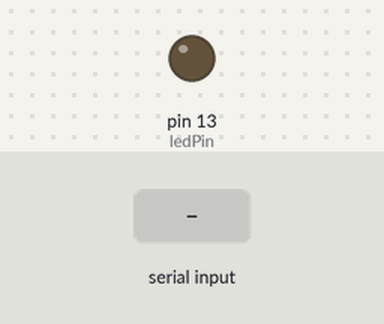
The sketch below on a simulated Arduino Uno, built with avr-gcc and run on an emulated ATmega328P. Shown: output pins drawn as LEDs (lit = HIGH). The test bench sets the inputs (shaded band).

Above: at 1.2 s.
1.3 s: "90,45\n" received over Serial
At 1.9 s:
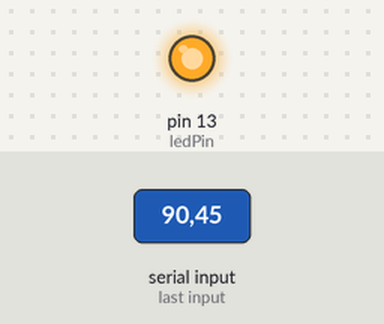
Timing chart, 0 to 4.3 s (numbered marks = the images above; inputs shaded):
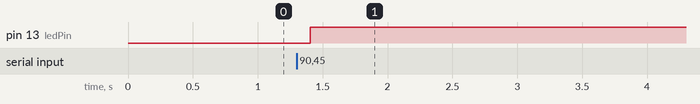

Measured:
- after the input at 1.3 s, pin 13 (ledPin): LOW → HIGH after 0.11 s

The sketch:

PruebaSerial_1.ino
```cpp
int ledPin=13;
void setup() {
  //Iniciamos comunicación con el puerto serie
  pinMode(ledPin,OUTPUT);
  Serial.begin(9600);
  Serial.setTimeout(100);
}

void loop() {
  /*
   * Evaluamos el momento en el cual recibimos un caracter
   * a través del puerto serie
   */
  if (Serial.available() > 0) {
    //Se transforma la lectura a un número entero
    int num = Serial.readString().toInt();
    //Se imprime el número que se recibe
    if(num>0)

      digitalWrite(ledPin,HIGH);

    else if(num<=0)

      digitalWrite(ledPin,LOW);


    //Serial.print("Numero recibido: ");
    //Serial.println(num);
    //Se calcula la raíz cuadrada del número recibido
    //num = sqrt(num);
    //Se imprime el resultado
    //Serial.print("Raiz cuadrada: ");
    //Serial.println(num);
  }
}
```
